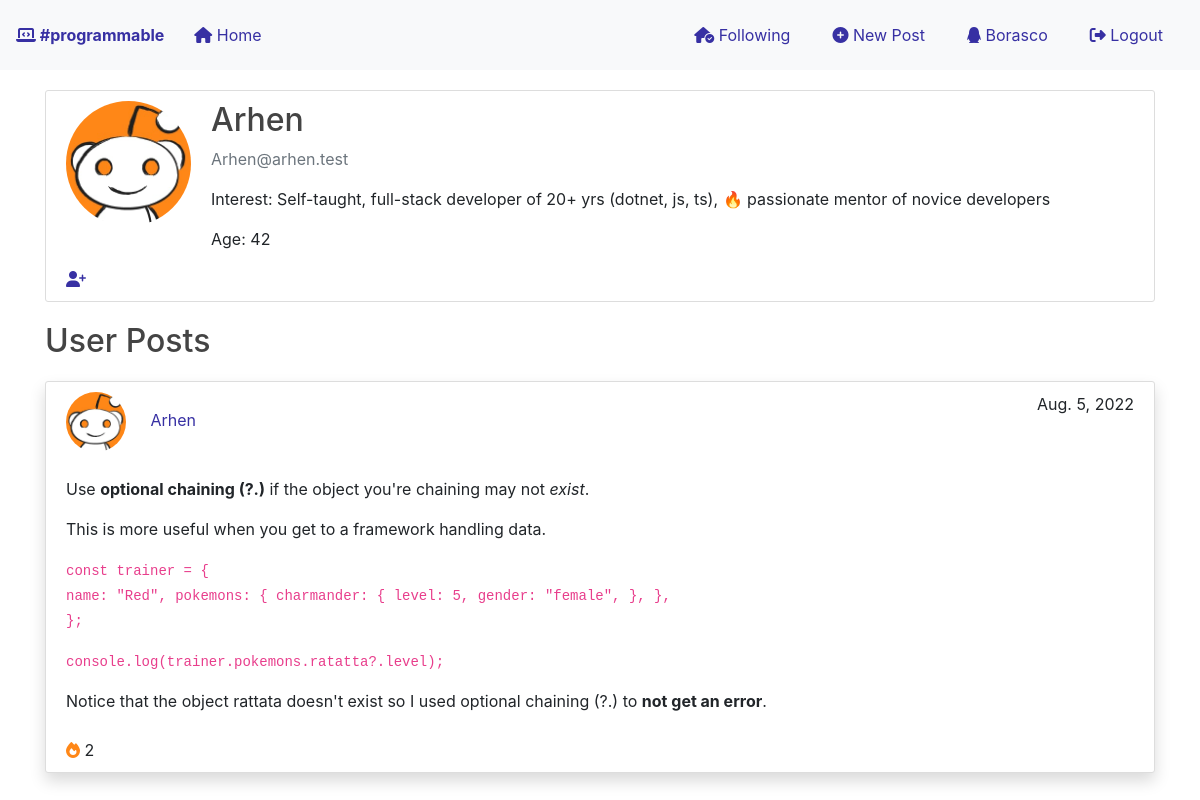
Page /profile/Arhen/ (signed in) on the committed database.
### users/models.py (models this page shows, shortened)
class Profile(models.Model):
    user = models.OneToOneField(User, on_delete=models.CASCADE, default=None)
    image = models.ImageField(default="default.jpg", upload_to="profile_pics")
    interest = models.TextField(default="NO INFO", blank=True)
    age = models.IntegerField(default="0")
    programmingLanguage = models.TextField(default="NO INFO",
                                           blank=True,
                                           null=True,
                                           choices=[('Python', 'Python'),
                                                    ('Java', 'Java'),
                                                    ('Visual Basic',
                                                     'Visual Basic')])
    followers = models.ManyToManyField(User, related_name="followers")

### blog/models.py (models this page shows, shortened)
class Post(models.Model):
    user = models.ForeignKey(User, on_delete=models.CASCADE)
    username = models.TextField(default="Err")
    content = models.TextField()
    date_published = models.DateField(default=timezone.now)
    likes = models.ManyToManyField(User, related_name="posts")

### users/views.py (the view)
# urls.py: path('profile/<str:username>/', user_views.profile, name='profile'),
@login_required
def profile(request, username: str):
    profile = Profile.objects.get(user__username=username)
    user_posts = Post.objects.filter(user=get_object_or_404(User, username=username)).annotate(
        total_likes=Count('likes')).order_by('-id') # Username muss somit eigentlich nicht mehr bei jedem Post gespeichert werden
    liked_posts = []
    for post in range(len(user_posts)):
        if request.user in user_posts[post].likes.all():
            liked_posts.append(post + 1)
    if request.user in profile.followers.all():
        is_following = True
    else:
        is_following = False
    is_own_profile = request.user.username == username
    context = {
        'profile': profile,
        'user_posts': user_posts,
        'liked_posts': liked_posts,
        'is_following': is_following,
        'is_own_profile': is_own_profile,
    }
    return render(request, template_name="users/profile.html", context=context)

### blog/templatetags/post_extras.py (called while the page is built)
@register.filter
def convert_markdown(value):
    return markdown.markdown(value)

### templates/users/profile.html (shortened to what this page needs)
{% extends "base.html" %}
{% load crispy_forms_tags %}
{% block content %}
    <div class="content-section" style="margin-top: 50px;">
        <div class="media">
            <img class="rounded-circle account-img" src="{{ profile.image.url }}" alt="profile picture">
            <div class="media-body">
                <h2>{{ profile.user.username }}</h2>
                <p class="text-secondary">{{ profile.user.email }}</p>
                {% if profile.interest %}
                    <p>Interest: {{ profile.interest }}</p>
                {% endif %}
                {% if profile.age %}
                    <p>Age: {{ profile.age }}</p>
                {% endif %}
            </div>
        </div>
        {% if is_own_profile %}
            <div>
                <a href="{% url "user-update" profile.user.id %}">Edit Name/Email</a>
                <a style="padding-left: 15px;" href="{% url "profile-update" profile.id %}">Edit Profile</a>
            </div>
        {% elif is_following %}
            <form action={% url 'unfollow-user' user.id %} method="POST">
                {% csrf_token %}
                <button type="submit", name="user-id", value="{{ profile.id }}" class="like-button color-a"><i class="fa-solid fa-user-check"></i>
                </button>
            </form>
        {% else %}
            <form action={% url 'follow-user' user.id %} method="POST">
                <button type="submit", name="user-id", value="{{ profile.id }}" class="like-button color-a"><i class="fa-solid fa-user-plus"></i>
                </button>
            </form>
        {% endif %}
    </div>
    <h2 style="margin: 20px 0px;">User Posts</h2>
    {% if user_posts %}
        {% for post in user_posts %}
            {% include "blog/post.html" with post=post count=forloop.counter liked_posts=liked_posts%}
        {% endfor %}
    {% else %}
        <p>There are currently no posts from this user!</p>
    {% endif %}
{% endblock content %}

### templates/base.html (shortened to what this page needs)
{% load static %}
<!DOCTYPE html>
<html lang="en">
  <head>
    <link
      rel="stylesheet"
      href="https://stackpath.bootstrapcdn.com/bootstrap/4.3.1/css/bootstrap.min.css"
    />
    <link
      rel="stylesheet"
      href="https://use.fontawesome.com/releases/v6.1.2/css/all.css"
    />
    <link rel="stylesheet" href="{% static 'main-min.css' %}" />
  </head>
  <body>
    <nav class="navbar navbar-expand-lg navbar-light bg-light">
      <a class="font-weight-bold color-a" href="{% url 'blog-home' %}"
        ><i class="fa-solid fa-laptop-code"></i> #programmable</a
      >
      <div class="collapse navbar-collapse" id="navbarSupportedContent">
        <ul class="navbar-nav mr-auto" style="margin-left: 15px">
          <li class="nav-item active">
            <a class="color-a" href="{% url 'blog-home' %}"
              ><i class="fas fa-home" style="margin-left: 15px"></i> Home
              <span class="sr-only">(current)</span></a
            >
          </li>
        </ul>
        {% if user.is_authenticated %}
        <a class="btn m-2 color-a" href="{% url 'following' %}"
          ><i
            class="fa-solid fa-house-circle-check"
          ></i>
          Following</a
        >
        <a href="{% url 'new-post' %}" class="btn m-2 color-a"
          ><i class="fas fa-circle-plus"></i> New Post</a
        >
        <a href="{% url 'profile' user.username %} " class="btn m-2 color-a"
          ><i class="fa-brands fa-qq"></i> {{ user.username }}
        </a>
        <a href="{% url 'logout' %} " class="btn m-2 color-a"
          ><i class="fas fa-sign-out-alt"></i> Logout</a
        >
        {% endif %}
      </div>
    </nav>
    <div class="container my-bg">
       {% block content %} {% endblock %}
    </div>
  </body>
</html>

### templates/blog/post.html (shortened to what this page needs)
{% load post_extras %}
<div class="mt-3">
    <article class="media content-section shadow ">
        <div class="media-body">
            <div class="profile">
                <div class="row">
                    <div class="col">
                        <img class="rounded-circle account-img" src="{{ post.user.profile.image.url }}" style="width: 60px;height: auto;" alt="profile picture"/>
                        <a href="{% url 'profile' post.user %}" style="text-decoration: none;" class="color-a">{{ post.user }}</a>
                    </div>
                    <div class="col"><div class="post-date">{{ post.date_published }}</div></div>
                </div>
            </div>
            <div class="post-content">{{ post.content|convert_markdown|safe }}</div>
            <div class="row">
                <div class="col">
                    {% if count in liked_posts %}
                        <form action={% url 'unlike-post' post.pk %} method="POST">
                            <button type="submit", name="post-id", value="{{ post.id }}" class="like-button liked"><i class="fa-solid fa-fire"></i>
                            </button>
                            {{ post.total_likes }}
                        </form>
                    {% endif %}
                </div>
                <div class="col" style="text-align: end">
                </div>
            </div>
        </div>
    </article>
</div>

### static/main-min.css (style rules this page uses)
:root { --input-border:#8b8a8b;--input-focus-h:245;--input-focus-s:100%;--input-focus-l:42%; }
h1,h2,h3,h4,h5,h6 { color:#444444; }
.content-section { background:#ffffff;padding:10px 20px;border:1px solid #dddddd;border-radius:3px;margin-bottom:20px; }
.account-img { height:125px;width:125px;margin-right:20px;margin-bottom:16px; }
.post-date { text-align:end; }
.post-content { margin-top:25px;margin-bottom:25px; }
.like-button { padding:0;border:none;background:none;-webkit-transition:all .5s ease;-o-transition:all .5s ease;transition:all .5s ease; }
.liked { color:#ff8717; }
.color-a { color:#3730a3;-webkit-transition:all .5s ease;-o-transition:all .5s ease;transition:all .5s ease; }
.account-img { margin-bottom:0!important; }
.content-section { margin-top:20px!important; }

### rows in the picture
Profile: image (placeholder picture), user.username "Arhen", user.email "Arhen@arhen.test", interest "Self-taught, full-stack developer of 20+ yrs (dotnet, js, ts), 🔥 passionate mentor of novice developers", age "42"
Post: user.profile.image (placeholder picture), user "Arhen", date_published "Aug. 5, 2022", content|convert_markdown "Use optional chaining (?.) if the object you're chaining may not exist . This is more useful when you get to a framework handling data. const trainer = { name: \"Red\", pokemons: { charmander: { level: 5, gender: \"female\", }, }, }; console.log(trainer.pokemons.ratatta?.level); Notice that the object rattata doesn't exist so I used optional chaining (?.) to not get an error .", {{ post.id }} 17 (drawn), total_likes "2"

### other values in the picture
{{ user.username }} "Borasco"
